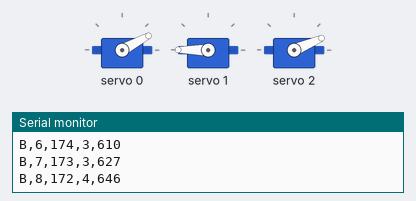
This sketch was run on a simulated Arduino Uno, built with avr-gcc and run on an emulated ATmega328P. Shown: 3 × servo, the last lines printed to the serial monitor. At 3.8 s the program stops and its outputs stay as they are.

Above: at 0.65 s.
At 1.26 s:
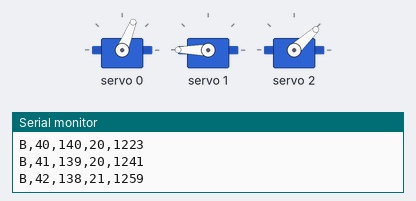
At 2.19 s:
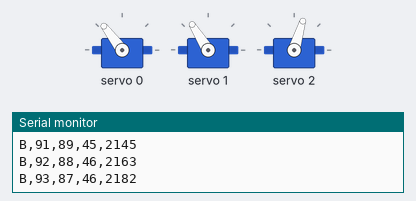
At 3.11 s:
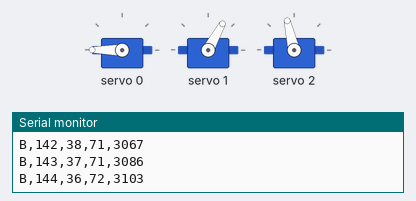
At 3.8 s:
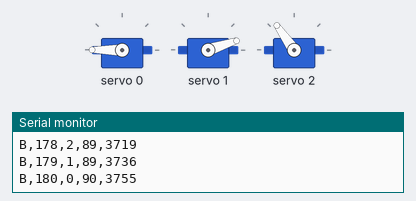
Timing chart, 0 to 5.3 s (numbered marks = the images above):
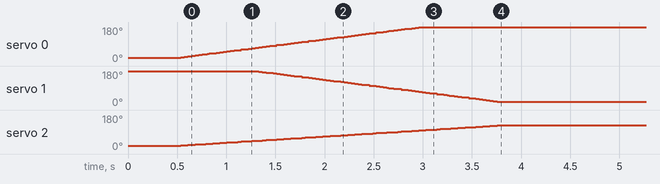

Measured:
- by itself, servo 0: moves from 18° to 180° over 2.5 s
- by itself, servo 1: moves from 180° to 18° over 2.5 s
- by itself, servo 2: moves from 18° to 125° over 3.2 s

The sketch:

PWM_Servo_control_2.ino
```cpp
#include <Wire.h>
#include <Adafruit_PWMServoDriver.h>

Adafruit_PWMServoDriver pwm = Adafruit_PWMServoDriver();

#define SERVO_X 0
#define SERVO_Y 1
#define SERVO_Z 2

#define SERVOMIN 150  // 0도 펄스
#define SERVOMAX 600   // 180도 펄스

int angleToPulse(int angle) {
  return map(angle, 0, 180, SERVOMIN, SERVOMAX);
}

void setup() {
  Serial.begin(115200);
  pwm.begin();
  pwm.setPWMFreq(50);
  delay(500);
}

void loop() {
  for (int angle = 0; angle <= 180; angle++) {
    pwm.setPWM(SERVO_X, 0, angleToPulse(angle));
    pwm.setPWM(SERVO_Y, 0, angleToPulse(180 - angle));
    pwm.setPWM(SERVO_Z, 0, angleToPulse(angle / 2));

    Serial.print("B,");
    Serial.print(angle); Serial.print(",");
    Serial.print(180 - angle); Serial.print(",");
    Serial.print(angle / 2); Serial.print(",");
    Serial.println(millis());

    delay(15);
  }

  while (1);  // 1회 측정 후 종료
}
```
